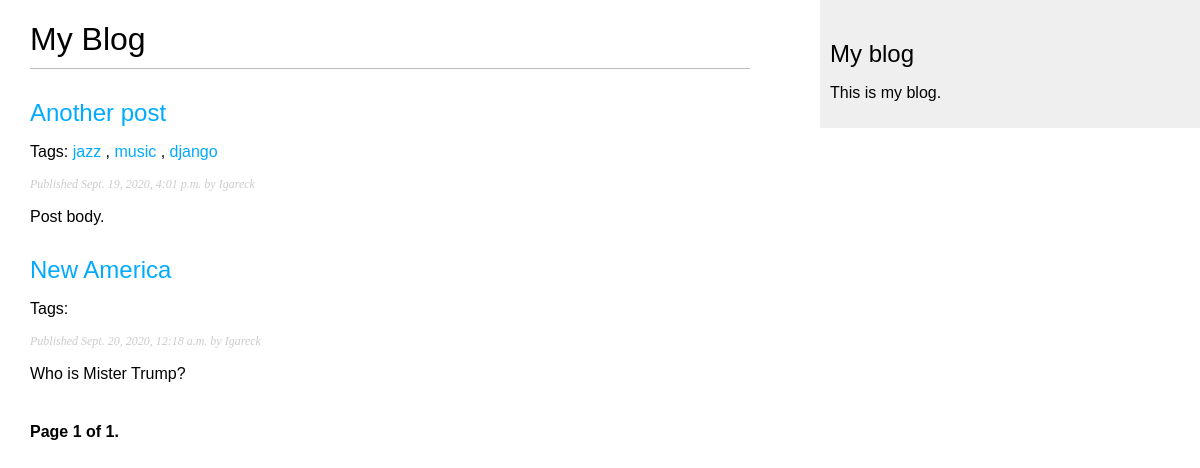
Screenshot of /blog/ with the database file from the repository.
### blog/models.py (models this page shows)
class Post(models.Model):
    STATUS_CHOICES = (
        ('draft', 'Draft'),
        ('published', 'Published'),
    )
    title = models.CharField(max_length=250)
    slug = models.SlugField(max_length=250,
                            unique_for_date='publish')
    author = models.ForeignKey(User,
                              on_delete=models.CASCADE,
                              related_name='blog_posts')
    body = models.TextField()
    publish = models.DateTimeField(default=timezone.now)
    created = models.DateTimeField(auto_now_add=True)
    updated = models.DateTimeField(auto_now=True)
    status = models.CharField(max_length=10,
                              choices=STATUS_CHOICES,
                              default='draft')
    objects = models.Manager()  # The default manager.
    published = PublishedManager()  # Our custom manager.
    tags = TaggableManager()
    def get_absolute_url(self):
        return reverse('blog:post_detail',
                       args=[self.publish.year,
                             self.publish.month,
                             self.publish.day, self.slug])

### blog/views.py (the view)
# urls.py: path('', views.post_list, name='post_list'),
def post_list(request, tag_slug=None):
    object_list = Post.published.all()
    tag = None
    if tag_slug:
        tag = get_object_or_404(Tag, slug=tag_slug)
        object_list = object_list.filter(tags__in=[tag])
    paginator = Paginator(object_list, 3) # 3 posts in each page
    page = request.GET.get('page')
    try:
        posts = paginator.page(page)
    except PageNotAnInteger:
        posts = paginator.page(1)
    except EmptyPage:
        posts = paginator.page(paginator.num_pages)
    return render(request,
                  'blog/post/list.html',{'page': page, 'posts': posts, 'tag': tag})

### blog/models.py (called while the page is built)
    def get_queryset(self):
        return super(PublishedManager,
                     self).get_queryset()\
                          .filter(status='published')

### blog/templates/blog/post/list.html (shortened to what this page needs)
{% extends "blog/base.html" %}
{% block content %}
  <h1>My Blog</h1>
  {% for post in posts %}
    <h2>
      <a href="{{ post.get_absolute_url }}">
        {{ post.title }}
      </a>
    </h2>
    <p class="tags">
      Tags:
      {% for tag in post.tags.all %}
        <a href="{% url "blog:post_list_by_tag" tag.slug %}">
          {{ tag.name }}
        </a>
        {% if not forloop.last %}, {% endif %}
      {% endfor %}
    </p>
    <p class="date">
      Published {{ post.publish }} by {{ post.author }}
    </p>
    {{ post.body|truncatewords:30|linebreaks }}
  {% endfor %}
  {% include "pagination.html" with page=posts %}
{% endblock %}

### blog/templates/blog/base.html (shortened to what this page needs)
{% load static %}
<!DOCTYPE html>
<html>
<head>
  <link href="{% static "css/blog.css" %}" rel="stylesheet">
</head>
<body>
  <div id="content">
    {% block content %}
    {% endblock %}
  </div>
  <div id="sidebar">
    <h2>My blog</h2>
    <p>This is my blog.</p>
  </div>
</body>
</html>

### blog/templates/pagination.html (shortened to what this page needs)
<div class="pagination">
  <span class="step-links">
    <span class="current">
      Page {{ page.number }} of {{ page.paginator.num_pages }}.
    </span>
  </span>
</div>

### blog/static/css/blog.css (style rules this page uses)
body { margin:0; padding:0; font-family:helvetica, sans-serif; }
a { color:#00abff; text-decoration:none; }
h1 { font-weight:normal; border-bottom:1px solid #bbb; padding:0 0 10px 0; }
h2 { font-weight:normal; margin:30px 0 0; }
#content { float:left; width:60%; padding:0 0 0 30px; }
#sidebar { float:right; width:30%; padding:10px; background:#efefef; height:100%; }
p.date { color:#ccc; font-family: georgia, serif; font-size: 12px; font-style: italic; }
.pagination { margin:40px 0; font-weight:bold; }

### rows the page displays
Post: title "Another post", publish "Sept. 19, 2020, 4:01 p.m.", author "Igareck", body "Post body."
Tag: name "jazz"
Tag: name "music"
Tag: name "django"
Post: title "New America", publish "Sept. 20, 2020, 12:18 a.m.", author "Igareck", body "Who is Mister Trump?"

### other values shown
{{ page.number }} "1"
{{ page.paginator.num_pages }} "1"
